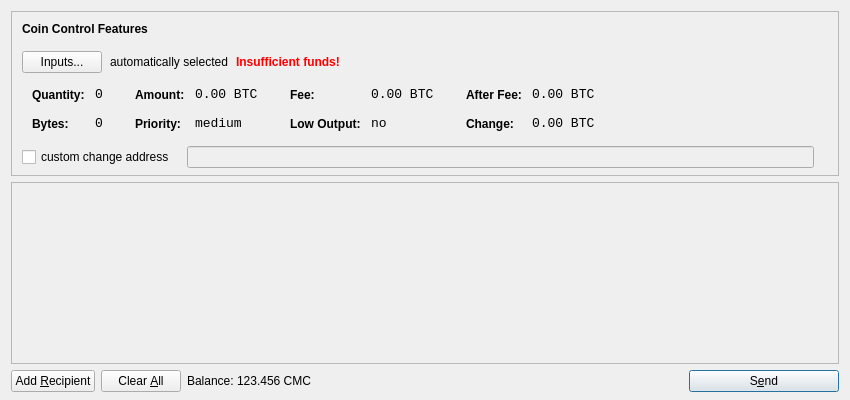
<?xml version="1.0" encoding="UTF-8"?>
<ui version="4.0">
 <class>SendCoinsDialog</class>
 <widget class="QDialog" name="SendCoinsDialog">
  <property name="geometry">
   <rect>
    <x>0</x>
    <y>0</y>
    <width>850</width>
    <height>400</height>
   </rect>
  </property>
  <property name="windowTitle">
   <string>Send Coins</string>
  </property>
  <layout class="QVBoxLayout" name="verticalLayout" stretch="0,1,0">
   <property name="bottomMargin">
    <number>8</number>
   </property>
   <item>
    <widget class="QFrame" name="frameCoinControl">
     <property name="sizePolicy">
      <sizepolicy hsizetype="Expanding" vsizetype="Expanding">
       <horstretch>0</horstretch>
       <verstretch>0</verstretch>
      </sizepolicy>
     </property>
     <property name="maximumSize">
      <size>
       <width>16777215</width>
       <height>16777215</height>
      </size>
     </property>
     <property name="frameShape">
      <enum>QFrame::StyledPanel</enum>
     </property>
     <property name="frameShadow">
      <enum>QFrame::Sunken</enum>
     </property>
     <layout class="QVBoxLayout" name="verticalLayoutCoinControl2">
      <property name="spacing">
       <number>-1</number>
      </property>
      <property name="leftMargin">
       <number>0</number>
      </property>
      <property name="topMargin">
       <number>0</number>
      </property>
      <property name="rightMargin">
       <number>0</number>
      </property>
      <property name="bottomMargin">
       <number>6</number>
      </property>
      <item>
       <layout class="QVBoxLayout" name="verticalLayoutCoinControl" stretch="0,0,0,0,1">
        <property name="spacing">
         <number>0</number>
        </property>
        <property name="leftMargin">
         <number>10</number>
        </property>
        <property name="topMargin">
         <number>10</number>
        </property>
        <item>
         <layout class="QHBoxLayout" name="horizontalLayoutCoinControl1">
          <property name="bottomMargin">
           <number>15</number>
          </property>
          <item>
           <widget class="QLabel" name="labelCoinControlFeatures">
            <property name="sizePolicy">
             <sizepolicy hsizetype="Preferred" vsizetype="Maximum">
              <horstretch>0</horstretch>
              <verstretch>0</verstretch>
             </sizepolicy>
            </property>
            <property name="font">
             <font>
              <weight>75</weight>
              <bold>true</bold>
             </font>
            </property>
            <property name="styleSheet">
             <string notr="true">font-weight:bold;</string>
            </property>
            <property name="text">
             <string>Coin Control Features</string>
            </property>
           </widget>
          </item>
         </layout>
        </item>
        <item>
         <layout class="QHBoxLayout" name="horizontalLayoutCoinControl2" stretch="0,0,0,0">
          <property name="spacing">
           <number>8</number>
          </property>
          <property name="bottomMargin">
           <number>10</number>
          </property>
          <item>
           <widget class="QPushButton" name="pushButtonCoinControl">
            <property name="styleSheet">
             <string notr="true"/>
            </property>
            <property name="text">
             <string>Inputs...</string>
            </property>
           </widget>
          </item>
          <item>
           <widget class="QLabel" name="labelCoinControlAutomaticallySelected">
            <property name="text">
             <string>automatically selected</string>
            </property>
            <property name="margin">
             <number>5</number>
            </property>
           </widget>
          </item>
          <item>
           <widget class="QLabel" name="labelCoinControlInsuffFunds">
            <property name="font">
             <font>
              <weight>75</weight>
              <bold>true</bold>
             </font>
            </property>
            <property name="styleSheet">
             <string notr="true">color:red;font-weight:bold;</string>
            </property>
            <property name="text">
             <string>Insufficient funds!</string>
            </property>
            <property name="margin">
             <number>5</number>
            </property>
           </widget>
          </item>
          <item>
           <spacer name="horizontalSpacerCoinControl">
            <property name="orientation">
             <enum>Qt::Horizontal</enum>
            </property>
            <property name="sizeHint" stdset="0">
             <size>
              <width>40</width>
              <height>1</height>
             </size>
            </property>
           </spacer>
          </item>
         </layout>
        </item>
        <item>
         <widget class="QWidget" name="widgetCoinControl" native="true">
          <property name="sizePolicy">
           <sizepolicy hsizetype="Preferred" vsizetype="Preferred">
            <horstretch>0</horstretch>
            <verstretch>0</verstretch>
           </sizepolicy>
          </property>
          <property name="minimumSize">
           <size>
            <width>0</width>
            <height>0</height>
           </size>
          </property>
          <property name="styleSheet">
           <string notr="true"/>
          </property>
          <layout class="QHBoxLayout" name="horizontalLayoutCoinControl5">
           <property name="margin">
            <number>0</number>
           </property>
           <item>
            <layout class="QHBoxLayout" name="horizontalLayoutCoinControl3" stretch="0,0,0,1">
             <property name="spacing">
              <number>20</number>
             </property>
             <property name="topMargin">
              <number>0</number>
             </property>
             <property name="bottomMargin">
              <number>10</number>
             </property>
             <item>
              <layout class="QFormLayout" name="formLayoutCoinControl1">
               <property name="horizontalSpacing">
                <number>10</number>
               </property>
               <property name="verticalSpacing">
                <number>14</number>
               </property>
               <property name="leftMargin">
                <number>10</number>
               </property>
               <property name="topMargin">
                <number>4</number>
               </property>
               <property name="rightMargin">
                <number>6</number>
               </property>
               <item row="0" column="0">
                <widget class="QLabel" name="labelCoinControlQuantityText">
                 <property name="styleSheet">
                  <string notr="true">font-weight:bold;</string>
                 </property>
                 <property name="text">
                  <string>Quantity:</string>
                 </property>
                 <property name="margin">
                  <number>0</number>
                 </property>
                </widget>
               </item>
               <item row="0" column="1">
                <widget class="QLabel" name="labelCoinControlQuantity">
                 <property name="font">
                  <font>
                   <family>Monospace</family>
                   <pointsize>10</pointsize>
                  </font>
                 </property>
                 <property name="cursor">
                  <cursorShape>IBeamCursor</cursorShape>
                 </property>
                 <property name="contextMenuPolicy">
                  <enum>Qt::ActionsContextMenu</enum>
                 </property>
                 <property name="text">
                  <string notr="true">0</string>
                 </property>
                 <property name="margin">
                  <number>0</number>
                 </property>
                 <property name="textInteractionFlags">
                  <set>Qt::LinksAccessibleByMouse|Qt::TextSelectableByKeyboard|Qt::TextSelectableByMouse</set>
                 </property>
                </widget>
               </item>
               <item row="1" column="0">
                <widget class="QLabel" name="labelCoinControlBytesText">
                 <property name="styleSheet">
                  <string notr="true">font-weight:bold;</string>
                 </property>
                 <property name="text">
                  <string>Bytes:</string>
                 </property>
                </widget>
               </item>
               <item row="1" column="1">
                <widget class="QLabel" name="labelCoinControlBytes">
                 <property name="font">
                  <font>
                   <family>Monospace</family>
                   <pointsize>10</pointsize>
                  </font>
                 </property>
                 <property name="cursor">
                  <cursorShape>IBeamCursor</cursorShape>
                 </property>
                 <property name="contextMenuPolicy">
                  <enum>Qt::ActionsContextMenu</enum>
                 </property>
                 <property name="text">
                  <string notr="true">0</string>
                 </property>
                 <property name="textInteractionFlags">
                  <set>Qt::LinksAccessibleByMouse|Qt::TextSelectableByKeyboard|Qt::TextSelectableByMouse</set>
                 </property>
                </widget>
               </item>
              </layout>
             </item>
             <item>
              <layout class="QFormLayout" name="formLayoutCoinControl2">
               <property name="horizontalSpacing">
                <number>10</number>
               </property>
               <property name="verticalSpacing">
                <number>14</number>
               </property>
               <property name="leftMargin">
                <number>6</number>
               </property>
               <property name="topMargin">
                <number>4</number>
               </property>
               <property name="rightMargin">
                <number>6</number>
               </property>
               <item row="0" column="0">
                <widget class="QLabel" name="labelCoinControlAmountText">
                 <property name="styleSheet">
                  <string notr="true">font-weight:bold;</string>
                 </property>
                 <property name="text">
                  <string>Amount:</string>
                 </property>
                 <property name="margin">
                  <number>0</number>
                 </property>
                </widget>
               </item>
               <item row="0" column="1">
                <widget class="QLabel" name="labelCoinControlAmount">
                 <property name="font">
                  <font>
                   <family>Monospace</family>
                   <pointsize>10</pointsize>
                  </font>
                 </property>
                 <property name="cursor">
                  <cursorShape>IBeamCursor</cursorShape>
                 </property>
                 <property name="contextMenuPolicy">
                  <enum>Qt::ActionsContextMenu</enum>
                 </property>
                 <property name="text">
                  <string notr="true">0.00 BTC</string>
                 </property>
                 <property name="textInteractionFlags">
                  <set>Qt::LinksAccessibleByMouse|Qt::TextSelectableByKeyboard|Qt::TextSelectableByMouse</set>
                 </property>
                </widget>
               </item>
               <item row="1" column="0">
                <widget class="QLabel" name="labelCoinControlPriorityText">
                 <property name="styleSheet">
                  <string notr="true">font-weight:bold;</string>
                 </property>
                 <property name="text">
                  <string>Priority:</string>
                 </property>
                </widget>
               </item>
               <item row="1" column="1">
                <widget class="QLabel" name="labelCoinControlPriority">
                 <property name="font">
                  <font>
                   <family>Monospace</family>
                   <pointsize>10</pointsize>
                  </font>
                 </property>
                 <property name="cursor">
                  <cursorShape>IBeamCursor</cursorShape>
                 </property>
                 <property name="contextMenuPolicy">
                  <enum>Qt::ActionsContextMenu</enum>
                 </property>
                 <property name="text">
                  <string>medium</string>
                 </property>
                 <property name="textInteractionFlags">
                  <set>Qt::LinksAccessibleByMouse|Qt::TextSelectableByKeyboard|Qt::TextSelectableByMouse</set>
                 </property>
                </widget>
               </item>
              </layout>
             </item>
             <item>
              <layout class="QFormLayout" name="formLayoutCoinControl3">
               <property name="horizontalSpacing">
                <number>10</number>
               </property>
               <property name="verticalSpacing">
                <number>14</number>
               </property>
               <property name="leftMargin">
                <number>6</number>
               </property>
               <property name="topMargin">
                <number>4</number>
               </property>
               <property name="rightMargin">
                <number>6</number>
               </property>
               <item row="0" column="0">
                <widget class="QLabel" name="labelCoinControlFeeText">
                 <property name="styleSheet">
                  <string notr="true">font-weight:bold;</string>
                 </property>
                 <property name="text">
                  <string>Fee:</string>
                 </property>
                 <property name="margin">
                  <number>0</number>
                 </property>
                </widget>
               </item>
               <item row="0" column="1">
                <widget class="QLabel" name="labelCoinControlFee">
                 <property name="font">
                  <font>
                   <family>Monospace</family>
                   <pointsize>10</pointsize>
                  </font>
                 </property>
                 <property name="cursor">
                  <cursorShape>IBeamCursor</cursorShape>
                 </property>
                 <property name="contextMenuPolicy">
                  <enum>Qt::ActionsContextMenu</enum>
                 </property>
                 <property name="text">
                  <string notr="true">0.00 BTC</string>
                 </property>
                 <property name="textInteractionFlags">
                  <set>Qt::LinksAccessibleByMouse|Qt::TextSelectableByKeyboard|Qt::TextSelectableByMouse</set>
                 </property>
                </widget>
               </item>
               <item row="1" column="0">
                <widget class="QLabel" name="labelCoinControlLowOutputText">
                 <property name="styleSheet">
                  <string notr="true">font-weight:bold;</string>
                 </property>
                 <property name="text">
                  <string>Low Output:</string>
                 </property>
                </widget>
               </item>
               <item row="1" column="1">
                <widget class="QLabel" name="labelCoinControlLowOutput">
                 <property name="font">
                  <font>
                   <family>Monospace</family>
                   <pointsize>10</pointsize>
                  </font>
                 </property>
                 <property name="cursor">
                  <cursorShape>IBeamCursor</cursorShape>
                 </property>
                 <property name="contextMenuPolicy">
                  <enum>Qt::ActionsContextMenu</enum>
                 </property>
                 <property name="text">
                  <string>no</string>
                 </property>
                 <property name="textInteractionFlags">
                  <set>Qt::LinksAccessibleByMouse|Qt::TextSelectableByKeyboard|Qt::TextSelectableByMouse</set>
                 </property>
                </widget>
               </item>
              </layout>
             </item>
             <item>
              <layout class="QFormLayout" name="formLayoutCoinControl4">
               <property name="horizontalSpacing">
                <number>10</number>
               </property>
               <property name="verticalSpacing">
                <number>14</number>
               </property>
               <property name="leftMargin">
                <number>6</number>
               </property>
               <property name="topMargin">
                <number>4</number>
               </property>
               <property name="rightMargin">
                <number>6</number>
               </property>
               <item row="0" column="0">
                <widget class="QLabel" name="labelCoinControlAfterFeeText">
                 <property name="styleSheet">
                  <string notr="true">font-weight:bold;</string>
                 </property>
                 <property name="text">
                  <string>After Fee:</string>
                 </property>
                 <property name="margin">
                  <number>0</number>
                 </property>
                </widget>
               </item>
               <item row="0" column="1">
                <widget class="QLabel" name="labelCoinControlAfterFee">
                 <property name="font">
                  <font>
                   <family>Monospace</family>
                   <pointsize>10</pointsize>
                  </font>
                 </property>
                 <property name="cursor">
                  <cursorShape>IBeamCursor</cursorShape>
                 </property>
                 <property name="contextMenuPolicy">
                  <enum>Qt::ActionsContextMenu</enum>
                 </property>
                 <property name="text">
                  <string notr="true">0.00 BTC</string>
                 </property>
                 <property name="textInteractionFlags">
                  <set>Qt::LinksAccessibleByMouse|Qt::TextSelectableByKeyboard|Qt::TextSelectableByMouse</set>
                 </property>
                </widget>
               </item>
               <item row="1" column="0">
                <widget class="QLabel" name="labelCoinControlChangeText">
                 <property name="styleSheet">
                  <string notr="true">font-weight:bold;</string>
                 </property>
                 <property name="text">
                  <string>Change:</string>
                 </property>
                </widget>
               </item>
               <item row="1" column="1">
                <widget class="QLabel" name="labelCoinControlChange">
                 <property name="font">
                  <font>
                   <family>Monospace</family>
                   <pointsize>10</pointsize>
                  </font>
                 </property>
                 <property name="cursor">
                  <cursorShape>IBeamCursor</cursorShape>
                 </property>
                 <property name="contextMenuPolicy">
                  <enum>Qt::ActionsContextMenu</enum>
                 </property>
                 <property name="text">
                  <string notr="true">0.00 BTC</string>
                 </property>
                 <property name="textInteractionFlags">
                  <set>Qt::LinksAccessibleByMouse|Qt::TextSelectableByKeyboard|Qt::TextSelectableByMouse</set>
                 </property>
                </widget>
               </item>
              </layout>
             </item>
            </layout>
           </item>
          </layout>
         </widget>
        </item>
        <item>
         <layout class="QHBoxLayout" name="horizontalLayoutCoinControl4" stretch="0,0,0">
          <property name="spacing">
           <number>12</number>
          </property>
          <property name="sizeConstraint">
           <enum>QLayout::SetDefaultConstraint</enum>
          </property>
          <property name="topMargin">
           <number>5</number>
          </property>
          <property name="rightMargin">
           <number>5</number>
          </property>
          <item>
           <widget class="QCheckBox" name="checkBoxCoinControlChange">
            <property name="text">
             <string>custom change address</string>
            </property>
           </widget>
          </item>
          <item>
           <widget class="QLineEdit" name="lineEditCoinControlChange">
            <property name="enabled">
             <bool>false</bool>
            </property>
            <property name="sizePolicy">
             <sizepolicy hsizetype="Expanding" vsizetype="Fixed">
              <horstretch>0</horstretch>
              <verstretch>0</verstretch>
             </sizepolicy>
            </property>
           </widget>
          </item>
          <item>
           <widget class="QLabel" name="labelCoinControlChangeLabel">
            <property name="sizePolicy">
             <sizepolicy hsizetype="Preferred" vsizetype="Expanding">
              <horstretch>0</horstretch>
              <verstretch>0</verstretch>
             </sizepolicy>
            </property>
            <property name="minimumSize">
             <size>
              <width>0</width>
              <height>0</height>
             </size>
            </property>
            <property name="text">
             <string/>
            </property>
            <property name="margin">
             <number>3</number>
            </property>
           </widget>
          </item>
         </layout>
        </item>
        <item>
         <spacer name="verticalSpacerCoinControl">
          <property name="orientation">
           <enum>Qt::Vertical</enum>
          </property>
          <property name="sizeHint" stdset="0">
           <size>
            <width>800</width>
            <height>1</height>
           </size>
          </property>
         </spacer>
        </item>
       </layout>
      </item>
     </layout>
    </widget>
   </item>
   <item>
    <widget class="QScrollArea" name="scrollArea">
     <property name="widgetResizable">
      <bool>true</bool>
     </property>
     <widget class="QWidget" name="scrollAreaWidgetContents">
      <property name="geometry">
       <rect>
        <x>0</x>
        <y>0</y>
        <width>830</width>
        <height>165</height>
       </rect>
      </property>
      <layout class="QVBoxLayout" name="verticalLayout_2">
       <property name="margin">
        <number>0</number>
       </property>
       <item>
        <layout class="QVBoxLayout" name="entries">
         <property name="spacing">
          <number>6</number>
         </property>
        </layout>
       </item>
       <item>
        <spacer name="verticalSpacer">
         <property name="orientation">
          <enum>Qt::Vertical</enum>
         </property>
         <property name="sizeHint" stdset="0">
          <size>
           <width>20</width>
           <height>40</height>
          </size>
         </property>
        </spacer>
       </item>
      </layout>
     </widget>
    </widget>
   </item>
   <item>
    <layout class="QHBoxLayout" name="horizontalLayout">
     <item>
      <widget class="QPushButton" name="addButton">
       <property name="toolTip">
        <string>Send to multiple recipients at once</string>
       </property>
       <property name="text">
        <string>Add &amp;Recipient</string>
       </property>
       <property name="icon">
        <iconset resource="../bitcoin.qrc">
         <normaloff>:/icons/add</normaloff>:/icons/add</iconset>
       </property>
       <property name="autoDefault">
        <bool>false</bool>
       </property>
      </widget>
     </item>
     <item>
      <widget class="QPushButton" name="clearButton">
       <property name="sizePolicy">
        <sizepolicy hsizetype="Minimum" vsizetype="Fixed">
         <horstretch>0</horstretch>
         <verstretch>0</verstretch>
        </sizepolicy>
       </property>
       <property name="toolTip">
        <string>Remove all transaction fields</string>
       </property>
       <property name="text">
        <string>Clear &amp;All</string>
       </property>
       <property name="icon">
        <iconset resource="../bitcoin.qrc">
         <normaloff>:/icons/remove</normaloff>:/icons/remove</iconset>
       </property>
       <property name="autoRepeatDelay">
        <number>300</number>
       </property>
       <property name="autoDefault">
        <bool>false</bool>
       </property>
      </widget>
     </item>
     <item>
      <layout class="QHBoxLayout" name="horizontalLayout_2">
       <property name="spacing">
        <number>3</number>
       </property>
       <item>
        <widget class="QLabel" name="label">
         <property name="text">
          <string>Balance:</string>
         </property>
        </widget>
       </item>
       <item>
        <widget class="QLabel" name="labelBalance">
         <property name="cursor">
          <cursorShape>IBeamCursor</cursorShape>
         </property>
         <property name="text">
          <string>123.456 CMC</string>
         </property>
         <property name="textInteractionFlags">
          <set>Qt::LinksAccessibleByMouse|Qt::TextSelectableByKeyboard|Qt::TextSelectableByMouse</set>
         </property>
        </widget>
       </item>
      </layout>
     </item>
     <item>
      <spacer name="horizontalSpacer">
       <property name="orientation">
        <enum>Qt::Horizontal</enum>
       </property>
       <property name="sizeHint" stdset="0">
        <size>
         <width>40</width>
         <height>20</height>
        </size>
       </property>
      </spacer>
     </item>
     <item>
      <widget class="QPushButton" name="sendButton">
       <property name="minimumSize">
        <size>
         <width>150</width>
         <height>0</height>
        </size>
       </property>
       <property name="toolTip">
        <string>Confirm the send action</string>
       </property>
       <property name="text">
        <string>S&amp;end</string>
       </property>
       <property name="icon">
        <iconset resource="../bitcoin.qrc">
         <normaloff>:/icons/send</normaloff>:/icons/send</iconset>
       </property>
       <property name="default">
        <bool>true</bool>
       </property>
      </widget>
     </item>
    </layout>
   </item>
  </layout>
 </widget>
 <resources>
  <include location="../bitcoin.qrc"/>
 </resources>
 <connections/>
</ui>
